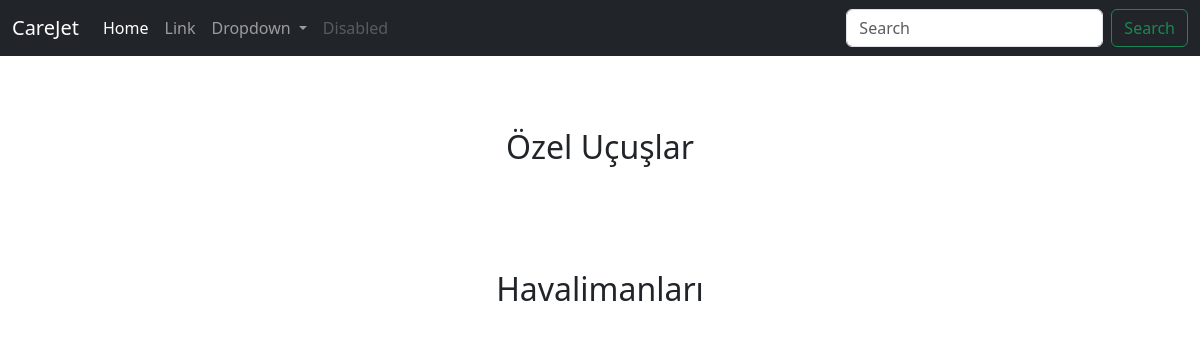
The app's page /, older data.
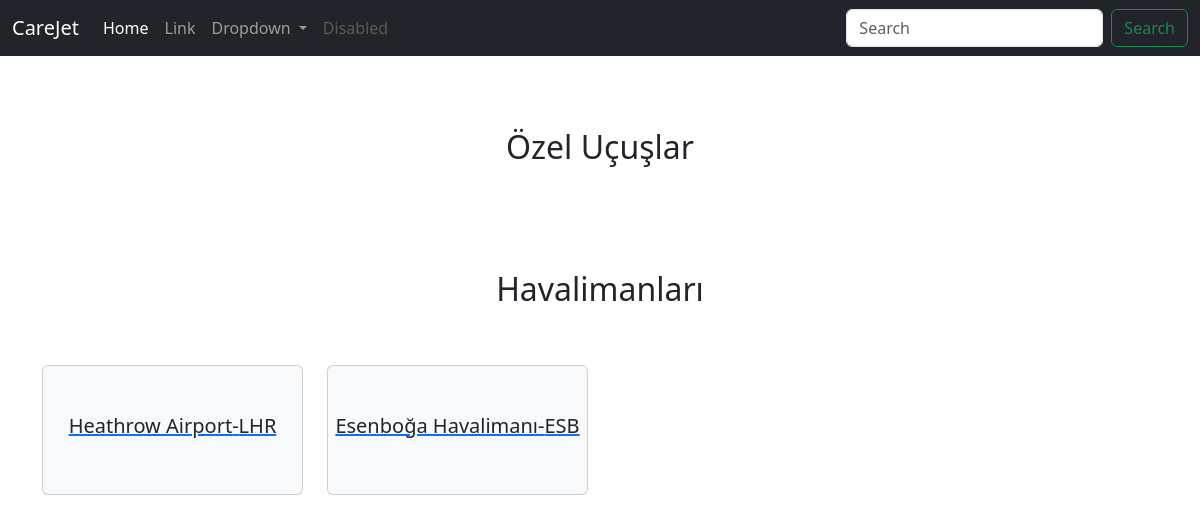
The same page, newer data.
### ucus/models.py (models this page shows, shortened)
class Airport(models.Model):
    isim = models.CharField(max_length=180) # Charfield= kısa metinsel ifade, max_lenght belirtilmeli
    sehir = models.CharField(max_length=50)
    ulke = models.CharField(max_length=80)
    kod = models.CharField(max_length=8)
    aciklama = models.TextField(null=True,blank=True) # null veritabanı için blank form için

### ucus/views.py (the view)
# urls.py: 2. Add a URL to urlpatterns:  path('', views.home, name='home')
def home(request):
    airports = Airport.objects.all()
    rotalar = Rota.objects.all()
    return render(request,'index.html',context={'airports':airports,'rotalar':rotalar})

### template/index.html (shortened to what this page needs)
{% extends 'base.html' %}
{% block slide %}
<div class="row">
    <div class="col-md-12 p-0">
    </div>
</div>
{% endblock %}
{% block icerik %}
<div class="container">
    <div class="row">
        <div class="col-md-12">
            <h2 class="text-dark text-center py-5">Özel Uçuşlar</h2>
        </div>
    </div>
    <div class="row">
        <div class="col-md-12">
            <h2 class="text-dark text-center py-5">Havalimanları</h2>
        </div>
        {% for airport in airports %}
        <div class="col-md-3 mb-3">
            <a href="airport/{{airport.id}}">
                <div class="card bg-light py-5 text-center">
                    <h5>{{airport.isim}}-{{airport.kod}}</h5>
                </div>
            </a>
        </div>
        {% endfor %}
    </div>
</div>
{% endblock %}

Row changes from the older to the newer data that the page shows:
added Airport: isim "Heathrow Airport", kod "LHR"
added Airport: isim "Esenboğa Havalimanı", kod "ESB"
